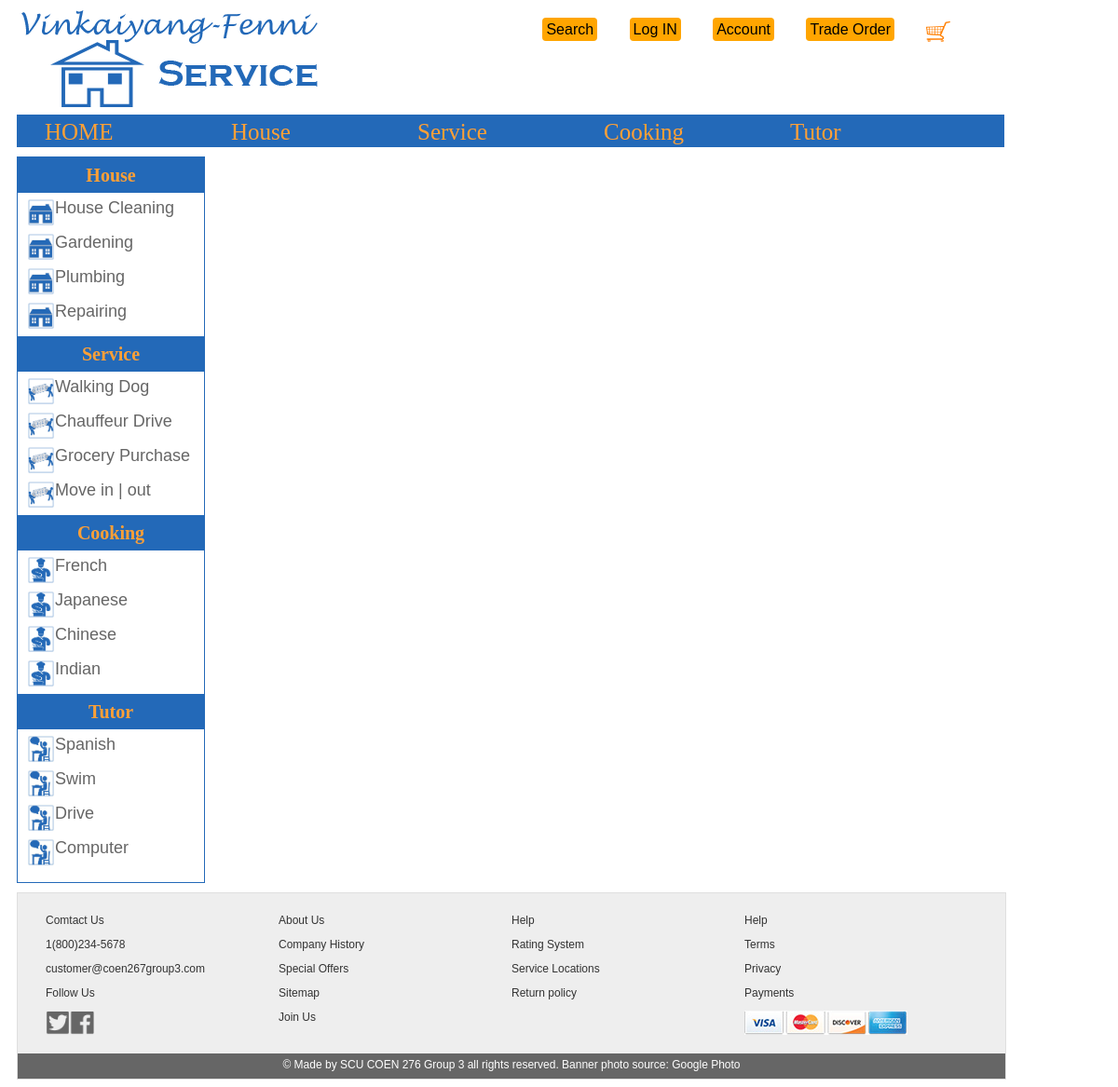
The app's page /profile.php?name=AAA Clean, older data.
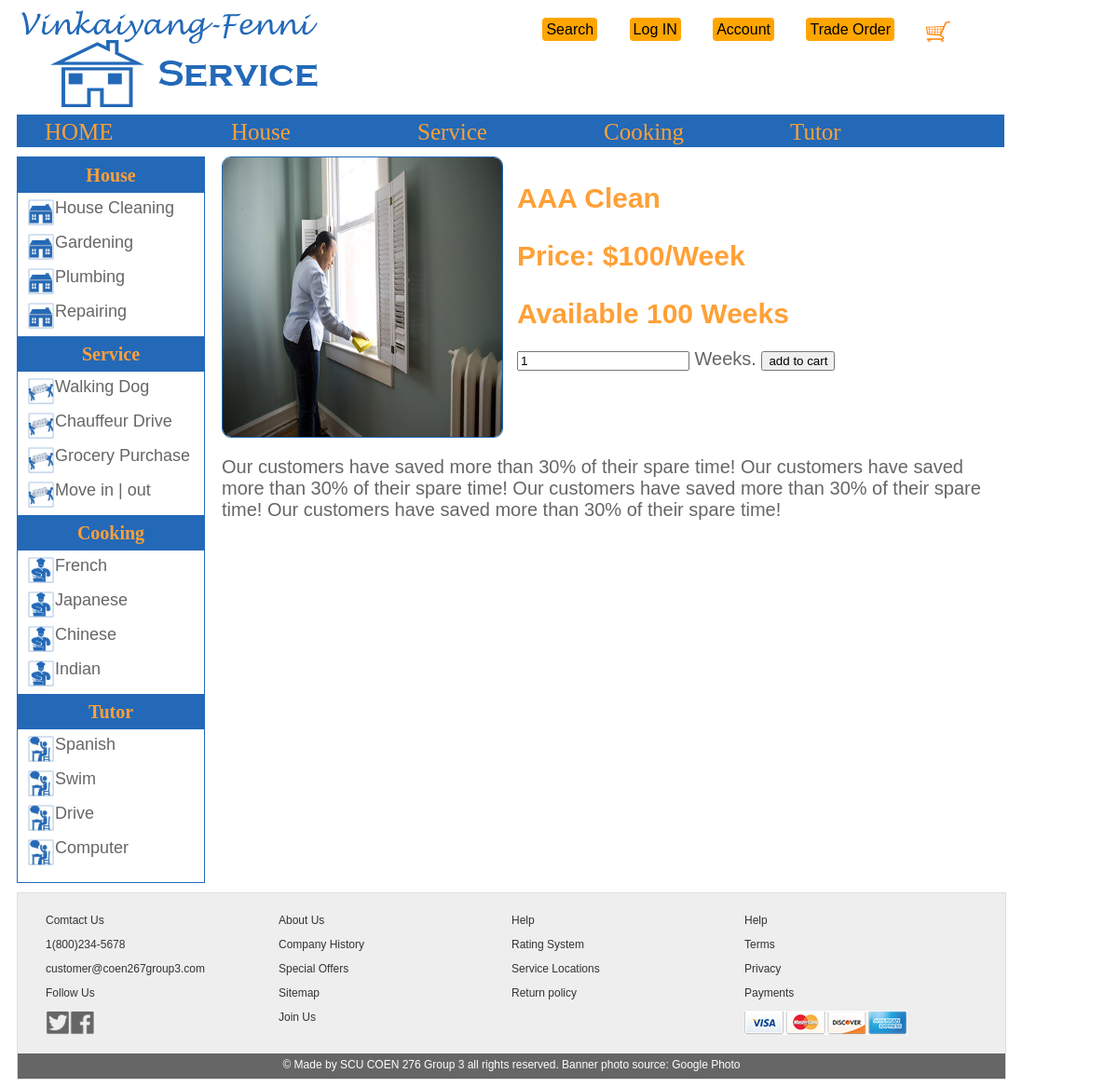
The same page, newer data.
### tables this page shows
CREATE TABLE `product` (
  `ID` int(11) NOT NULL,
  `category` varchar(100) NOT NULL,
  `name` varchar(100) NOT NULL,
  `price` int(11) NOT NULL,
  `in_stock` int(11) NOT NULL,
  `description` varchar(1024) NOT NULL,
  `img` varchar(100) NOT NULL
);

### profile.php (the view, shortened to what this page needs)
<?php
    include 'header.php';
    require 'connection.php';
?>
<?php
    $param = $_GET["name"];
    $sellername = str_replace('%20',' ',$param);
    $sql = "SELECT * FROM product where name='".$sellername ."'";
    $result = $mysqli->query($sql);
?>
    <div id='mainbody'>
        <div id="categoryleft">
            <h2>House</h2>
                <p><img src="img/category_1.jpg" width="30" height="30"><a href="list.php?category=HC">House Cleaning</a></p>
                <p><img src="img/category_1.jpg" width="30" height="30"><a href="list.php?category=GD">Gardening</a></p>
                <p><img src="img/category_1.jpg" width="30" height="30"><a href="list.php?category=PB">Plumbing</a></p>
                <p><img src="img/category_1.jpg" width="30" height="30"><a href="list.php?category=RP">Repairing</a></p>
            <h2>Service</h2>
                <p><img src="img/category_2.jpg"  width="30" height="30"><a href="list.php?category=WD">Walking Dog</a></p>
                <p><img src="img/category_2.jpg"  width="30" height="30"><a href="list.php?category=CD">Chauffeur Drive</a></p>
                <p><img src="img/category_2.jpg"  width="30" height="30"><a href="list.php?category=GP">Grocery Purchase</a></p>
                <p><img src="img/category_2.jpg"  width="30" height="30"><a href="list.php?category=MM">Move in &#124; out</a></p>
            <h2>Cooking</h2>
                <p><img src="img/category_3.jpg"  width="30" height="30"><a href="list.php?category=FR">French</a></p>
                <p><img src="img/category_3.jpg"  width="30" height="30"><a href="list.php?category=JA">Japanese</a></p>
                <p><img src="img/category_3.jpg"  width="30" height="30"><a href="list.php?category=CH">Chinese</a></p>
                <p><img src="img/category_3.jpg"  width="30" height="30"><a href="list.php?category=IN">Indian</a></p>
            <h2>Tutor</h2>
                <p><img src="img/category_4.jpg"  width="30" height="30"><a href="list.php?category=SP">Spanish</a></p>
                <p><img src="img/category_4.jpg"  width="30" height="30"><a href="list.php?category=SW">Swim</a></p>
                <p><img src="img/category_4.jpg"  width="30" height="30"><a href="list.php?category=DR">Drive</a></p>
                <p><img src="img/category_4.jpg"  width="30" height="30"><a href="list.php?category=CO">Computer</a></p>
        </div>
        <div id="categoryright">
   <?php
        while(list($id,$category,$name,$price,$in_stock,$description,$img) = $result->fetch_row()) {
    ?>
                <img class='sellerprofileimg' src="<?= $img ?>"alt='sellers' width='300' height='300'></a>
                <h1><?= $name ?></h1>
                <h1>Price: $<?= $price ?>/Week</h1>
                <h1>Available <?=$in_stock?> Weeks</h1>
                <form action="cart.php" method="post">
                    <input type="text" name="count" value="1"> Weeks. <input type="submit" value="add to cart">
                </form>
                <div  class="sellerprofiledescription">
                <p><?= $description ?></p>
                </div>
    <?php
    }
    ?>
        </div>
    </div>
<?php
    include 'foot.php';
?>

Row changes from the older to the newer data that the page shows:
added product: img (picture), name "AAA Clean", price "100", in_stock "100", description "Our customers have saved more than 30% of their spare time! Our customers have saved more than 30% of their spare time! Our customers have saved more than 30% of their spare time! Our customers have saved more than 30% of their spare time!"
